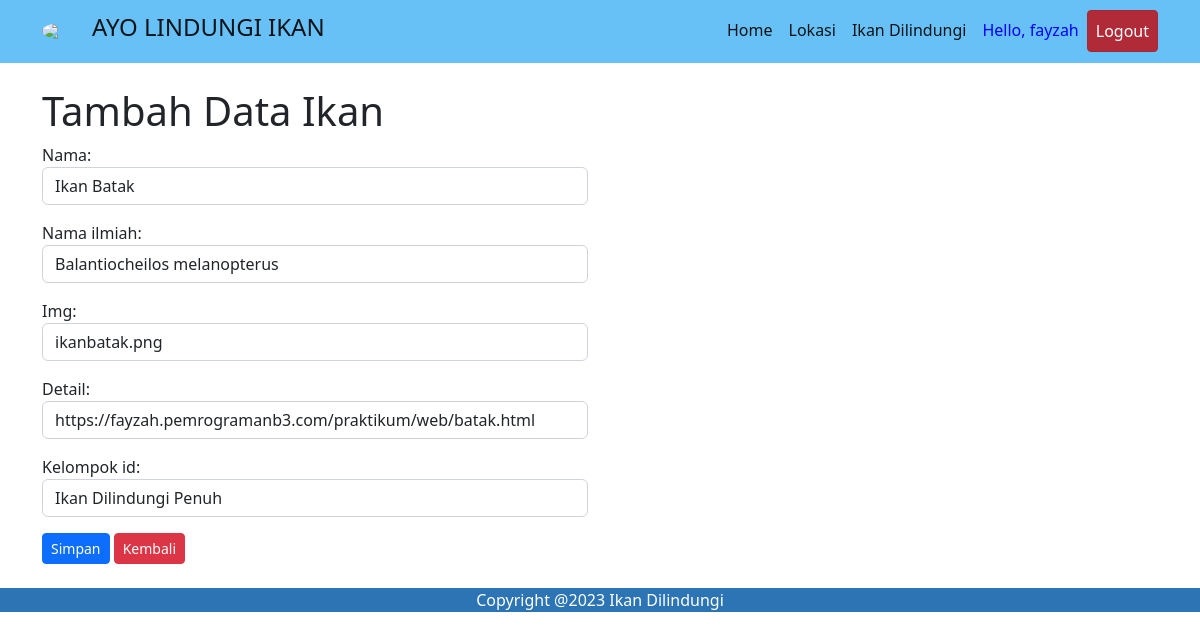
The page /halamanberanda/update_data/4 (signed in) on the database its author committed.
### uaspbo/models.py (models this page shows, shortened)
class Ikan(models.Model):
    nama = models.CharField(max_length=50)
    nama_ilmiah = models.CharField(max_length=50)
    img = models.CharField(max_length=30, null=True)
    detail = models.URLField(max_length=100, null=True)
    kelompok_id = models.ForeignKey(Kelompok, on_delete=models.CASCADE, null=True)

### uaspbo/views.py (the view)
# urls.py: path('halamanberanda/update_data/<int:id_ikan>', update_data, name='update_data'),
@login_required(login_url='login')
def update_data(request, id_ikan):
    ikan = Ikan.objects.get(id = id_ikan)
    if request.POST:
        form = FormIkan(request.POST, instance=ikan)
        if form.is_valid():
            form.save()
            form = FormIkan()
            pesan = 'Data Berhasil Diupdate'
            data = {
                'Title' : "Halaman Edit Ikan",
                'form' : form,
                'pesan' : pesan,
                'ikan' : ikan,
            }
            return render(request, 'update_data.html', data)
    else:
        form = FormIkan(instance=ikan)
        data = {
            'Title' : "Halaman Edit Ikan",
            'form' : form,
            'ikan' : ikan,
        }
    return render(request, 'Update_data.html', data)

### uaspbo/forms.py
class FormIkan(ModelForm):
    class Meta:
        model = Ikan
        fields = '__all__'
        widgets = {
            'nama' : forms.TextInput({'class':'form-control', 'placeholder':' Masukkan Nama Ikan', 'required':'required'}),
            'nama_ilmiah' : forms.TextInput({'class':'form-control', 'placeholder':' Masukkan Nama Ilmiah', 'required':'required'}),
            'img' : forms.TextInput({'class':'form-control', 'placeholder':'Masukkan LInk Gambar', 'required':'required'}),
            'detail' : forms.URLInput({'class':'form-control', 'placeholder':'Masukkan Link Detail', 'required':'required'}),
            'kelompok_id' : forms.Select({'class':'form-control', 'placeholder':'Pilih kelompok', 'required':'required'}),
        }

### uaspbo/models.py (called while the page is built)
    def __str__(self):
        return self.kategori

### uaspbo/templates/update_data.html (shortened to what this page needs)
{% extends 'base.html' %} {% load static %} {% block content %} <br />
<div class="container">
  <h1>Tambah Data Ikan</h1>
  <div class="row">
    <div class="col-md-6">
      <form action="{% url 'update_data' ikan.id %}" method="post">
        {% csrf_token %} {{form.as_p}}
        <input type="submit" value="Simpan" class="btn btn-sm btn-primary" />
        <a href="/halamanberanda" class="btn btn-sm btn-danger">Kembali</a>
      </form>
    </div>
  </div>
</div>
{% endblock %}

### templates/base.html (shortened to what this page needs)
{% load static %}
<!DOCTYPE html>
<html lang="en">
  <head>
    <link href="https://cdn.jsdelivr.net/npm/bootstrap@5.2.2/dist/css/bootstrap.min.css" rel="stylesheet" />
    <link rel="stylesheet" href="{% static 'css/stylebaru.css' %}" />
  </head>
  <body>
    <nav class="navbar navbar-expand-lg" style="margin-top: 0; background-color: #67c1f6; color: rgb(247, 247, 250); font-style: bold">
      <div class="container">
        <img
          src="https://img.freepik.com/free-vector/drawn-delicious-sardine-illustration_23-2149003710.jpg?w=740&t=st=1667206424~exp=1667207024~hmac=6d4b2dd6b3861bf66be5fed42e1d4676795cb1885002996b3dd53173640ef83a"
          style="width: 40px; border-radius: 50%; margin-right: 10px; margin-top: 0"
        />
        <a class="navbar-brand" href="/halamanberanda"> <h4>AYO LINDUNGI IKAN</h4></a>
        <div class="collapse navbar-collapse" id="navbarNavAltMarkup">
          <div class="collapse navbar-collapse" id="navbarSupportedContent">
            <ul class="navbar-nav ms-auto">
              <li class="nav-item">
                <a class="nav-link active" aria-current="page" href="/home/">Home</a>
              </li>
              <li class="nav-item">
                <a class="nav-link active" aria-current="page" href="/lokasi/">Lokasi</a>
              </li>
              <li class="nav-item">
                <a class="nav-link active" aria-current="page" href="/ikandilindungi/">Ikan Dilindungi</a>
              </li>
              <li class="nav-item">
                <a class="nav-link active" style="color: Blue;" aria-current="page" href="#"> Hello, {{request.user}}</a>
              </li>
              <li class="nav-item">
                <span><a class="nav-link active btn btn-sm btn-danger" style="color: white;" aria-current="page" href="{% url 'logout' %}">Logout</a></span>
              </li>
            </ul>
          </div>
        </div>
      </div>
    </nav>
    {% block content %} {% endblock %}
    <br>
    <footer style="background: #2C74B3; color: white; text-align: center;">
        Copyright @2023 Ikan Dilindungi
    </footer>
  </body>
</html>

### rows shown on the page
Ikan: nama "Ikan Batak", nama_ilmiah "Balantiocheilos melanopterus", img "ikanbatak.png", detail "https://fayzah.pemrogramanb3.com/praktikum/web/batak.html", kelompok_id "Ikan Dilindungi Penuh"

### other values the page prints
{{ request.user }} "fayzah"
